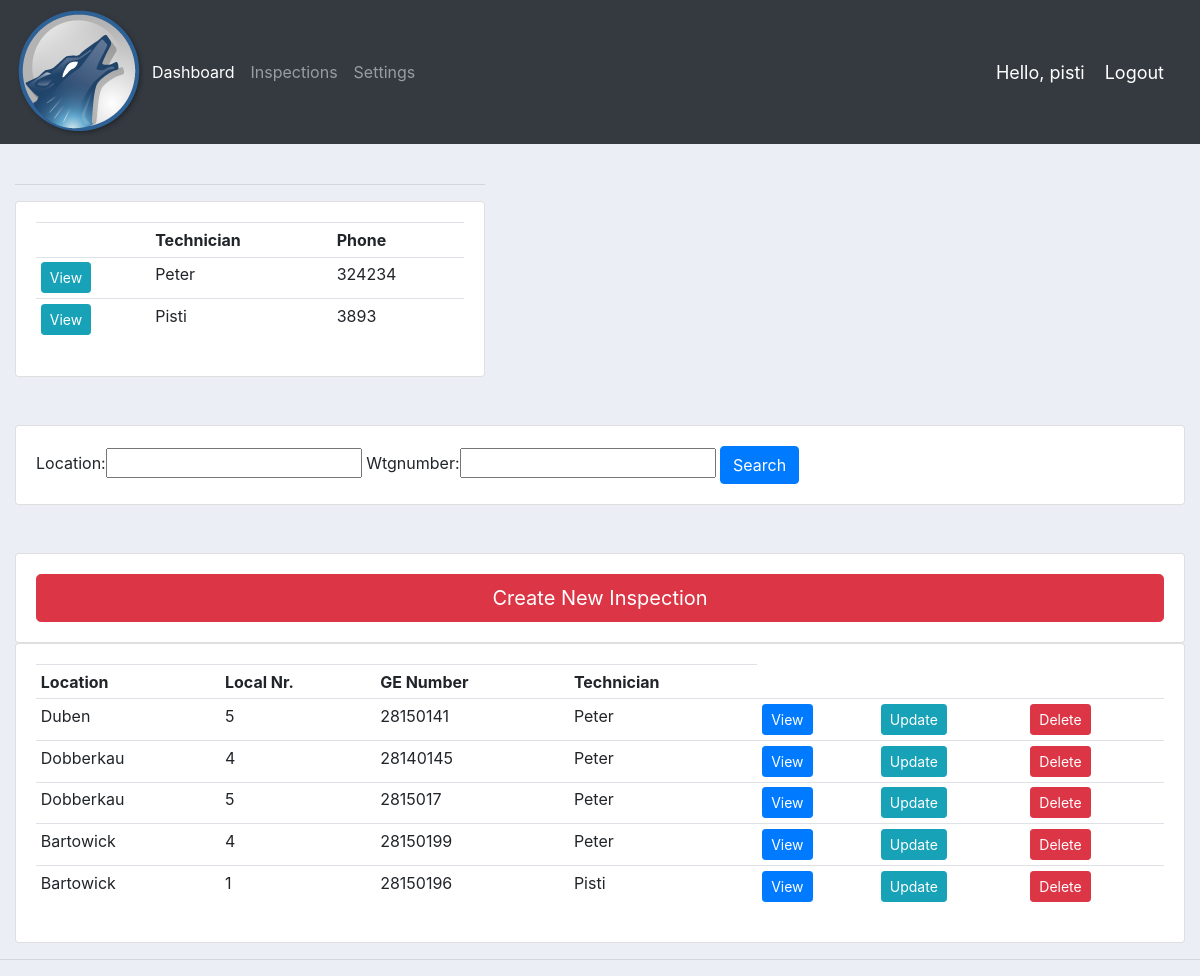
The app's page / (signed in), older data.
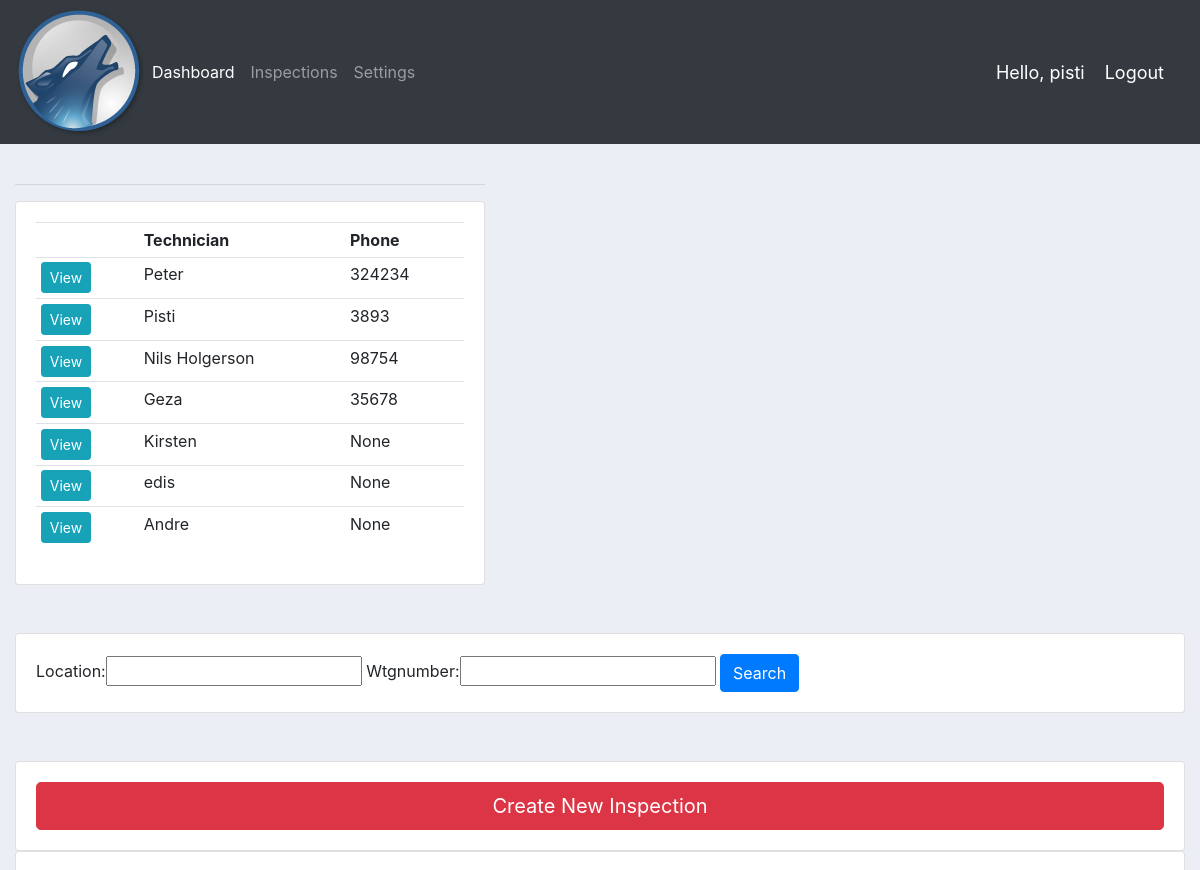
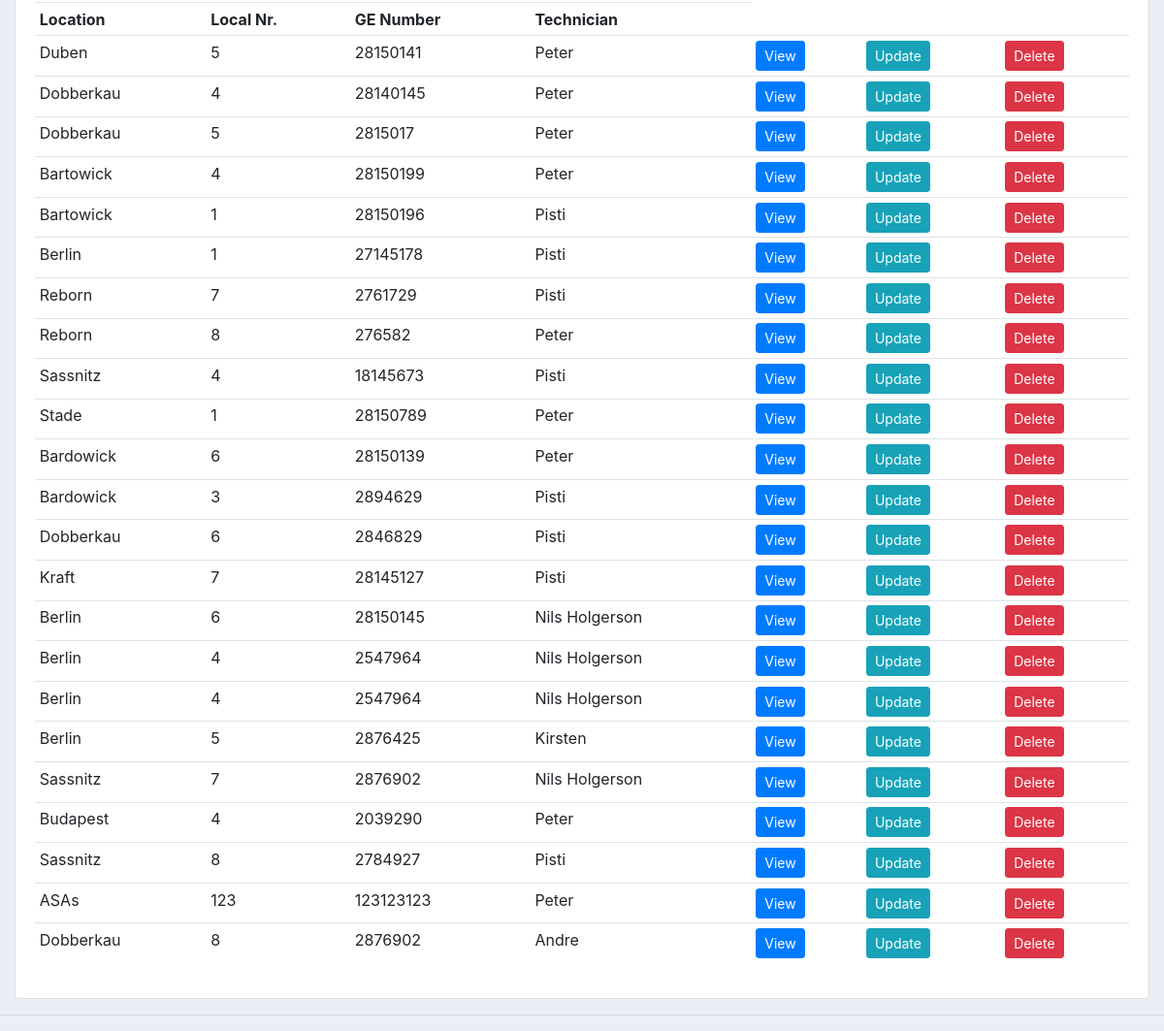
The same page, newer data (2 pictures, top to bottom).
### accounts/models.py (models this page shows, shortened)
class Technician(models.Model):
    user = models.OneToOneField(User, null=True, blank=True, on_delete=models.CASCADE)
    name = models.CharField(max_length=200, null=True)
    phone = models.CharField(max_length=200, null=True)
    email = models.CharField(max_length=200, null=True)
    profile_pic = models.ImageField(default="profile1.png", null=True, blank=True)
    date_created = models.DateTimeField(auto_now_add=True, null=True)
    def __str__(self):
        return self.name

class Inspection(models.Model):
	date = models.DateTimeField(auto_now_add=True)
	location = models.CharField(max_length=50)
	wtglocalnumber = models.CharField(max_length=3)
	wtgnumber = models.CharField(max_length=15)
	technician_one = models.ForeignKey(Technician, null=True, on_delete= models.SET_NULL)
	technician_two = models.CharField(max_length=50)
	technician_three = models.CharField(max_length=50, null=True, blank=True)
	notes = models.TextField(null=True, blank=True)
	TRAVEL_OFFICE_WTG = 'Travel Office --> WTG'
	TRAVEL_WTG_OFFICE = 'Travel WTG --> Office'
	TRAVEL_HOTEL_WTG = 'Travel Hotel --> WTG'
	TRAVEL_WTG_HOTEL = 'Travel WTG --> Hotel'
	TRAVEL_EXTRA = 'Travel Extra'
	WORK_PREPARATION = 'Work Preparation'
	UT_INSPECTION = 'UT Inspection'
	STANDBY_WEATHER = 'Standby Weather'
	STANDBY_WTG_DISORDER = 'Standby WTG Disorder'
	CLEANING = 'Cleaning'
	OTHER = 'Other'
	ACTIVITY = [(TRAVEL_OFFICE_WTG, 'Travel Office --> WTG '),
				(TRAVEL_WTG_OFFICE, 'Travel WTG --> Office'),
				(TRAVEL_HOTEL_WTG, 'Travel Hotel --> WTG'),
				(TRAVEL_WTG_HOTEL, 'Travel WTG --> Hotel'),
				(TRAVEL_EXTRA, 'Travel Extra'),
				(WORK_PREPARATION, 'Work Preparation'),
				(UT_INSPECTION, 'UT Inspection'),
				(STANDBY_WEATHER, 'Standby Weather'),
				(STANDBY_WTG_DISORDER, 'Standby WTG Disorder'),
				(CLEANING, 'Cleaning'),
				(OTHER, 'Other'),
				]
	activity_1 = models.CharField(choices=ACTIVITY, max_length=50)
	time_start_1 = models.TimeField(null=True,blank=True, auto_now=False, auto_now_add=False)
	time_end_1 = models.TimeField(null=True,blank=True, auto_now=False, auto_now_add=False)
	note_1 = models.CharField(max_length=200, blank=True)
	activity_2 = models.CharField(choices=ACTIVITY, max_length=50)
	time_start_2 = models.TimeField(null=True,blank=True, auto_now=False, auto_now_add=False)
	time_end_2 = models.TimeField(null=True,blank=True, auto_now=False, auto_now_add=False)
	note_2 = models.CharField(max_length=200, blank=True)
	activity_3 = models.CharField(choices=ACTIVITY, max_length=50)
	time_start_3 = models.TimeField(null=True,blank=True, auto_now=False, auto_now_add=False)
	time_end_3 = models.TimeField(null=True,blank=True, auto_now=False, auto_now_add=False)
	note_3 = models.CharField(max_length=200, blank=True)
	activity_4 = models.CharField(choices=ACTIVITY, max_length=50)
	time_start_4 = models.TimeField(null=True,blank=True, auto_now=False, auto_now_add=False)
	time_end_4 = models.TimeField(null=True,blank=True, auto_now=False, auto_now_add=False)
	note_4 = models.CharField(max_length=200, blank=True)
	activity_5 = models.CharField(choices=ACTIVITY, max_length=50)
	time_start_5 = models.TimeField(null=True,blank=True, auto_now=False, auto_now_add=False)
	time_end_5 = models.TimeField(null=True,blank=True, auto_now=False, auto_now_add=False)
	note_5 = models.CharField(max_length=200, blank=True)
	activity_6 = models.CharField(choices=ACTIVITY, max_length=50)
	time_start_6 = models.TimeField(null=True,blank=True, auto_now=False, auto_now_add=False)
	time_end_6 = models.TimeField(null=True,blank=True, auto_now=False, auto_now_add=False)
	note_6 = models.CharField(max_length=200,blank=True)
	photo = ImageField(blank=True, manual_crop="")

### accounts/views.py (the view)
# urls.py: path('', views.home, name="home"),
@login_required(login_url='login')
def home(request):
    inspections = Inspection.objects.all()
    technicians = Technician.objects.all()
    total_technicians = technicians.count()
    print(total_technicians)
    total_inspections = inspections.count()
    myFilter = InspectionFilter(request.GET, queryset=inspections)
    inspections = myFilter.qs
    context = {'inspections':inspections, 'technicians':technicians,
    'total_inspections':total_inspections, 'myFilter':myFilter}
    return render(request, 'accounts/dashboard.html', context)

### accounts/templates/accounts/dashboard.html
{%  extends 'accounts/main.html' %}
{% load crispy_forms_tags %}
{% block content %}
<br>
<div class="row">
	<div class="col-md-5">
		<hr>
		<div class="card card-body">
			<table class="table table-sm">
				<tr>
    				<th></th>
					<th>Technician</th>
					<th>Phone</th>
					{% for technician in technicians %}
					<tr>
    					<td><a class="btn btn-sm btn-info" href="{% url 'technician' technician.id %}">View</a></td>
    					<td>{{technician.name}}</td>
    					<td>{{technician.phone}}</td>
					</tr>
					{% endfor %}
				</tr>
			</table>
		</div>
	</div>
</div>
<br><br>
<div class="row">
	<div class="col-md-12">
		<div class="card card-body">
			<form method="get">
				{{myFilter.form}}
		    <button class="btn btn-primary" type="submit">Search</button>
		  </form>
		</div>
	</div>
</div>
<br><br>
<div class="row">
	<div class="col-md-12">
	    <div class="card card-body">
		<a class="btn btn-danger  btn-lg btn-block" href="{% url 'create_inspection' %}">Create New Inspection</a>
		</div>
		<div class="card card-body">
			<table class="table table-sm">
				<tr>
					<th>Location</th>
					<th>Local Nr.</th>
					<th>GE Number</th>
					<th>Technician</th>
				</tr>
				{% for inspection in inspections %}
					<tr>
    					<td>{{inspection.location}}</td>
    					<td>{{inspection.wtglocalnumber}}</td>
    					<td>{{inspection.wtgnumber}}</td>
    					<td>{{inspection.technician_one}}</td>
    					<td><a class="btn btn-sm btn-primary" href="{% url 'inspection_detail' inspection.id %}">View</a></td>
    					<td><a class="btn btn-sm btn-info" href="{% url 'update_inspection' inspection.id %}">Update</a></td>
    					<td><a class="btn btn-sm btn-danger" href="{% url 'delete_inspection' inspection.id %}">Delete</a></td>
					</tr>
					{% endfor %}
			</table>
		</div>
	</div>
</div>
</div>
{% endblock %}

### accounts/templates/accounts/main.html (shortened to what this page needs)
{% load static %}
<!DOCTYPE html>
<html>
<head>
	<link rel="stylesheet" href="https://stackpath.bootstrapcdn.com/bootstrap/4.3.1/css/bootstrap.min.css">
    <link rel="stylesheet" type="text/css" href="{% static 'css/main.css' %}">
</head>
<body>
	{%  include 'accounts/navbar.html' %}
	<div class="container-fluid">
	{% block content %}
	{% endblock %}
	<hr>
</body>
</html>

### accounts/templates/accounts/navbar.html (shortened to what this page needs)
{% load static %}
<nav class="navbar navbar-expand-lg navbar-dark bg-dark">
 <img src="{% static 'images/logo.png' %}">
  <div class="collapse navbar-collapse" id="navbarNav">
    <ul class="navbar-nav">
      <li class="nav-item active">
        <a class="nav-link" href="{% url 'home' %}">Dashboard</a>
      </li>
      <li class="nav-item">
        <a class="nav-link" href="">Inspections</a>
      </li>
       <li class="nav-item">
        <a class="nav-link" href="">Settings</a>
      </li>
    </ul>
  </div>
  <span class="hello-msg">Hello, {{request.user}}</span>
  <span ><a  class="hello-msg" href="{% url 'logout' %}">Logout</a></span>
</nav>

### static/css/main.css (style rules this page uses)
body { background-color: #ebeff5; }

### accounts/templates/accounts/navbar.html (style rules this page uses)
.hello-msg { font-size: 18px; color: #fff; margin-right: 20px; }

Row changes from the older to the newer data that the page shows:
added Technician: name "Nils Holgerson", phone "98754"
added Technician: name "Geza", phone "35678"
added Technician: name "Kirsten", phone "None"
added Technician: name "edis", phone "None"
added Technician: name "Andre", phone "None"
added Inspection: location "Berlin", wtglocalnumber "1", wtgnumber "27145178", technician_one "Pisti"
added Inspection: location "Reborn", wtglocalnumber "7", wtgnumber "2761729", technician_one "Pisti"
added Inspection: location "Reborn", wtglocalnumber "8", wtgnumber "276582", technician_one "Peter"
added Inspection: location "Sassnitz", wtglocalnumber "4", wtgnumber "18145673", technician_one "Pisti"
added Inspection: location "Stade", wtglocalnumber "1", wtgnumber "28150789", technician_one "Peter"
added Inspection: location "Bardowick", wtglocalnumber "6", wtgnumber "28150139", technician_one "Peter"
added Inspection: location "Bardowick", wtglocalnumber "3", wtgnumber "2894629", technician_one "Pisti"
added Inspection: location "Dobberkau", wtglocalnumber "6", wtgnumber "2846829", technician_one "Pisti"
added Inspection: location "Kraft", wtglocalnumber "7", wtgnumber "28145127", technician_one "Pisti"
added Inspection: location "Berlin", wtglocalnumber "6", wtgnumber "28150145", technician_one "Nils Holgerson"
added Inspection: location "Berlin", wtglocalnumber "4", wtgnumber "2547964", technician_one "Nils Holgerson"
added Inspection: location "Berlin", wtglocalnumber "4", wtgnumber "2547964", technician_one "Nils Holgerson"
added Inspection: location "Berlin", wtglocalnumber "5", wtgnumber "2876425", technician_one "Kirsten"
added Inspection: location "Sassnitz", wtglocalnumber "7", wtgnumber "2876902", technician_one "Nils Holgerson"
added Inspection: location "Budapest", wtglocalnumber "4", wtgnumber "2039290", technician_one "Peter"
added Inspection: location "Sassnitz", wtglocalnumber "8", wtgnumber "2784927", technician_one "Pisti"
added Inspection: location "ASAs", wtglocalnumber "123", wtgnumber "123123123", technician_one "Peter"
added Inspection: location "Dobberkau", wtglocalnumber "8", wtgnumber "2876902", technician_one "Andre"
